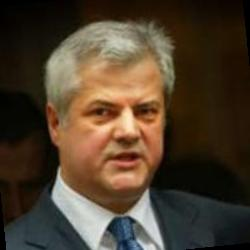
#> input picture 1_training/Adrian_Nastase/Adrian_Nastase_0001.jpg, 250 x 250 px, given in place of the camera
$ python realtime.py
#> lines starting #> are read from the running program, lines starting #| are printed output that depends on the picture; after the words box and inside, x2 and y2 are one past the last pixel; in counts of white or black regions, pixels touching at a corner belong together; pictures that were not available may be replaced by others from this repository, and a replacement may not be noted
### detection.py
import cv2, os, sys

def check_path(path):
    dir = os.path.dirname(path)
    if os.path.exists(dir):
        return True
    else:
        return False

def make_path(path):
#> the answer given: 1_training/Adrian_Nastase/Adrian_Nastase_0001.jpg
#> in populate_imgs, img is the input picture: shape (250, 250, 3); mean B, G, R 45.1, 62.3, 77.6
#> (key q is pressed here)
    dir = os.path.dirname(path)
    if not os.path.exists(dir):
        os.makedirs(dir)

face_detector = cv2.CascadeClassifier('haarcascade_frontalface_default.xml')

def detect_face(dir, detected):
#> called with dir = '3_unknown/', detected = '3_DETECTED/'
    for f in os.listdir(detected):
        os.remove(os.path.join(detected, f))
    id = 0

    for name in os.listdir(dir):
        name_path = os.path.join(dir, name)
        if (os.path.split(name_path)[-1][0] == '.'):
            continue
        count = 0
        id += 1

        for face in os.listdir(name_path):
            img_path = os.path.join(name_path, face)
            if (os.path.split(img_path)[-1][0] == '.'):
                continue

            img = cv2.imread(img_path)
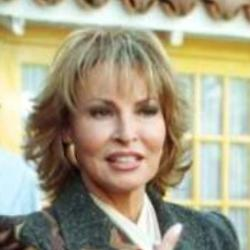
#> input picture 3_unknown/Raquel_Welch/Raquel_Welch_0001.jpg, 250 x 250 px
#> img is the input picture: shape (250, 250, 3); mean B, G, R 136.2, 161.3, 168.2
            grayscale = cv2.cvtColor(img, cv2.COLOR_BGR2GRAY)
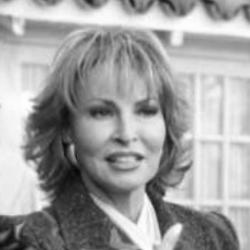
#> grayscale: shape (250, 250); min 5, max 255, mean 160.5
            face = face_detector.detectMultiScale(grayscale, 1.3, 5)
#> face = [[64, 64, 125, 125]]

            for (x, y, w, h) in face:
                cv2.rectangle(img, (x,y), (x+w,y+h), (255,0,0), 2)
                count += 1

                #print(detected + person + "_" + str(count) + ".jpg")
                cv2.imwrite(detected + name + "?" + str(id) + "?" + str(count) + ".jpg", grayscale[y:y+h,x:x+w])
#> this loop made 1 pass
#> (x, y, w, h, count) on pass 1: (64, 64, 125, 125, 1)
#> pass 1, in detect_face, `cv2.imwrite(detected + name + "?" + str(id) + "?" + str(count) + ".jpg..`:
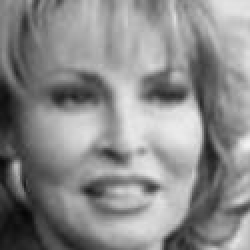
#> saved as Raquel_Welch?1?1.jpg: shape (125, 125) (shown 2 times larger); min 5, max 243, mean 138.6
#> after the loop:
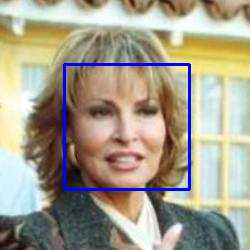
#> img: shape (250, 250, 3); 2.39% of pixels changed, all inside (x1, y1, x2, y2) = (63, 63, 191, 191)
#> after the loop, count = 1
#> pass 2 of the loop in detect_face, `for name in os.listdir(dir):`:
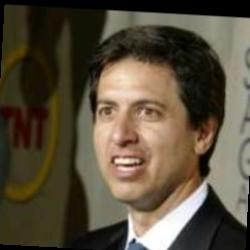
#> input picture 3_unknown/Ray_Romano/Ray_Romano_0007.jpg, 250 x 250 px
#> in detect_face, img is the input picture: shape (250, 250, 3); mean B, G, R 60.3, 78.2, 88.8
#> in detect_face, `grayscale = cv2.cvtColor(img, cv2.COLOR_BGR2GRAY)`:
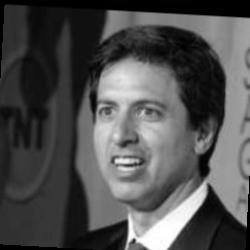
#> grayscale: shape (250, 250); min 0, max 255, mean 79.3
#> face = [[69, 67, 115, 115]]
#> the loop in detect_face, `for (x, y, w, h) in face:` made 1 pass
#> (x, y, w, h, count) on pass 1: (69, 67, 115, 115, 1)
#> after the loop in detect_face, `for (x, y, w, h) in face:`:
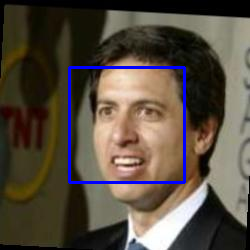
#> img: shape (250, 250, 3); 2.2% of pixels changed, all inside (x1, y1, x2, y2) = (68, 66, 186, 184)
#> after the loop in detect_face, `for (x, y, w, h) in face:`: count = 1
#> pass 3 of the loop in detect_face, `for name in os.listdir(dir):`:
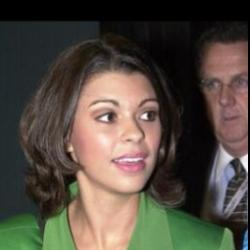
#> input picture 3_unknown/Rebekah_Chantay_Revels/Rebekah_Chantay_Revels_0001.jpg, 250 x 250 px
#> in detect_face, img is the input picture: shape (250, 250, 3); mean B, G, R 64.2, 74.3, 82.7
#> in detect_face, `grayscale = cv2.cvtColor(img, cv2.COLOR_BGR2GRAY)`:
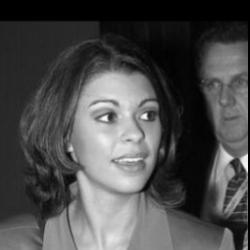
#> grayscale: shape (250, 250); min 0, max 252, mean 75.7
#> face = [[69, 76, 112, 112]]
#> the loop in detect_face, `for (x, y, w, h) in face:` made 1 pass
#> (x, y, w, h, count) on pass 1: (69, 76, 112, 112, 1)
#> after the loop in detect_face, `for (x, y, w, h) in face:`:
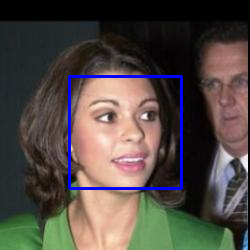
#> img: shape (250, 250, 3); 2.14% of pixels changed, all inside (x1, y1, x2, y2) = (68, 75, 183, 190)
#> after the loop in detect_face, `for (x, y, w, h) in face:`: count = 1

# [24 lines left out: function main, not called in this run]

# [2 lines that do not run on import are left out]

### trainer.py
import cv2, os, sys
import numpy as np
from PIL import Image

# [11 lines left out: functions check_path, make_path, not called in this run]

face_detector = cv2.CascadeClassifier('haarcascade_frontalface_default.xml')
face_recognizer = cv2.face.LBPHFaceRecognizer_create()

def get_training_params(detected):
    img_paths = [os.path.join(detected, face) for face in os.listdir(detected)]
    faces = []
    ids = []

    for img in img_paths:
        if (os.path.split(img)[-1][0] == '.'):
            continue

        grayscale_img = Image.open(img).convert('L')
        np_img = np.array(grayscale_img, 'uint8')

        face = face_detector.detectMultiScale(np_img)
        id = int(os.path.split(img)[-1].split("?")[1])

        for (x, y, w, h) in face:
            faces.append(np_img[y:y+h, x:x+w])
            ids.append(id)

    return faces, ids

# [30 lines left out: function main, not called in this run]

# [2 lines that do not run on import are left out]

### realtime.py
import cv2, os
import numpy as np

import detection
import trainer
import recognition

# Take images with webcam and add to unknown dataset
# Train unknown dataset
# Recognize faces in real time using trained model

face_detector = cv2.CascadeClassifier('haarcascade_frontalface_default.xml')
face_recognizer = cv2.face.LBPHFaceRecognizer_create()

def populate_imgs(name, img_path):
    cam = cv2.VideoCapture(0)
    count = 0

    while(True):
        _, img = cam.read()
        cv2.imshow('image', img)
        count += 1

        cv2.imwrite(img_path + "/" + name + "_" + str(count) + ".jpg", img)

        if cv2.waitKey(100) & 0xFF == ord('q'):
            break
        elif count > 100:
            break

    cam.release()
    cv2.destroyAllWindows()

def realtime_recognize_face(model_path, id_map):
    face_recognizer.read(model_path)
    font = cv2.FONT_HERSHEY_SIMPLEX
    cam = cv2.VideoCapture(0)

    while True:
        ret, img = cam.read()
        grayscale = cv2.cvtColor(img, cv2.COLOR_BGR2GRAY)
        face = face_detector.detectMultiScale(grayscale, 1.3, 5)

        for (x, y, w, h) in face:
            cv2.rectangle(img, (x-20, y-20), (x+w+20, y+h+20), (0, 255, 0), 4)
            id, confidence = face_recognizer.predict(grayscale[y:y+h, x:x+w])

            result = id_map[id] + ", {0:.2f}%".format(round(100 - confidence, 2))

            cv2.rectangle(img, (x-22, y-90), (x+w+22, y-22), (0, 255, 0), -1)
            cv2.putText(img, str(result), (x, y-40), font, 1, (255, 255, 255), 3)

        cv2.imshow('image', img)

        if cv2.waitKey(100) & 0xFF == ord('q'):
            break

    cam.release()
    cv2.destroyAllWindows()

def main():

    dir = '3_unknown/'
    detected = '3_DETECTED/'
    trained = '3_TRAINED/'

    detection.make_path(detected)
    detection.make_path(trained)

    name = input("Enter your name (ex: Tim_Fitzpatrick): ")

    if (detection.check_path(dir)):
        new_img_path = os.path.join(dir, name) + '/'
        detection.make_path(new_img_path)

        for f in os.listdir(new_img_path):
            os.remove(os.path.join(new_img_path, f))
        populate_imgs(name, new_img_path)

        print("Detecting faces...")
        detection.detect_face(dir, detected)

        print("Training model...")
        faces, ids = trainer.get_training_params(detected)
#> (the run stopped early here; a loop or call above may not have finished)
